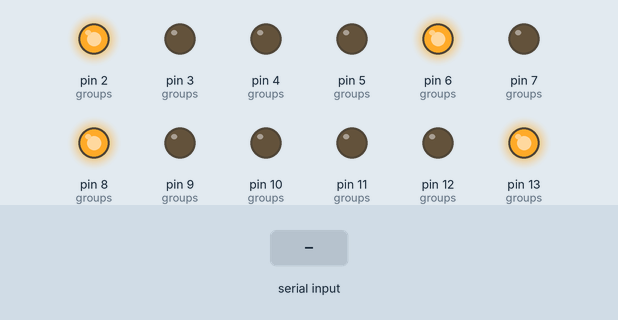
This sketch was run on a simulated Arduino Uno, built with avr-gcc and run on an emulated ATmega328P. Parts: output pins drawn as LEDs (lit = HIGH). Dashed ring = blinking. Inputs (shaded band) come from the test bench.

Above: at 1.2 s.
1.3 s: byte 30 received over Serial
At 5.6 s:
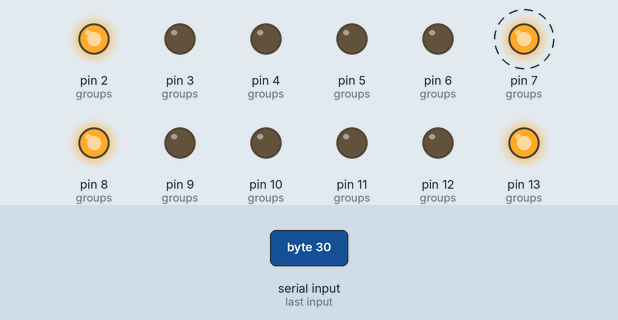
Timing chart, 0 to 7.1 s (numbered marks = the images above; inputs shaded):
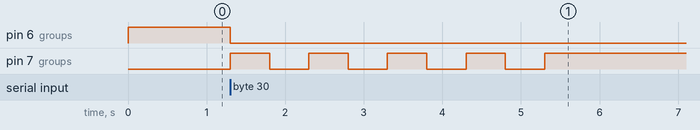

The sketch:

led.ino
```cpp
// vars
int groups[4][3] = {
  {2, 3, 4},
  {5, 6, 7},
  {8, 9, 10},
  {11, 12, 13}
};

int left = 0;

void setup() {
  // put your setup code here, to run once:
  for (int x = 2; x < 14; x++) {
    pinMode(x, OUTPUT);
  }

  // turn all the lights off
  for (int x = 2; x < 14; x++) {
    digitalWrite(x, LOW);
  }

  // serial speed
  Serial.begin(9600);

  // turn on specific lights
  digitalWrite(groups[0][0], HIGH);
  digitalWrite(groups[1][1], HIGH);
  digitalWrite(groups[2][0], HIGH);
  digitalWrite(groups[3][2], HIGH);
}

void loop() {
  // put your main code here, to run repeatedly:asdf
  if (Serial.available()) {
    char val = Serial.read();

    digitalWrite(groups[1][1], LOW);
    left = 4;
  }

  if (left>0) {
    digitalWrite(groups[1][2], HIGH);
    delay(500);
    digitalWrite(groups[1][2], LOW);
    delay(500);
    digitalWrite(groups[1][2], HIGH);
    left--;
  }
}
```

Measured:
- after the input at 1.3 s, pin 6 (groups): HIGH → LOW at once; pin 7 (groups): alternates HIGH for 0.50 s and LOW for 0.50 s, 9 changes in all, then stays HIGH, starting at once
